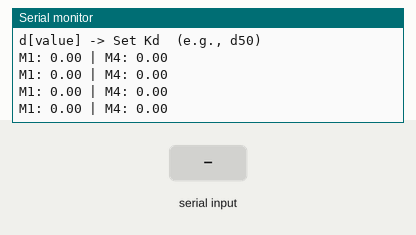
This sketch was run on a simulated ESP32. Parts: the last lines printed to the serial monitor. Inputs (shaded band) come from the test bench.

Above: at 1.2 s.
1.3 s: "C\n" received over Serial
At 1.46 s:
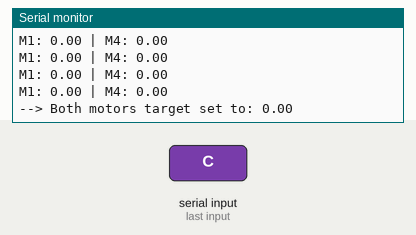
2.8 s: "p\n" received over Serial
At 2.96 s:
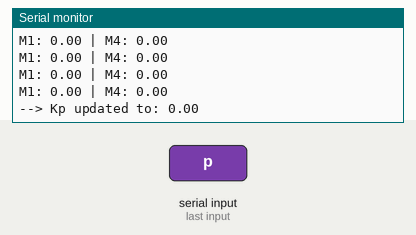
4.3 s: "i\n" received over Serial
At 4.47 s:
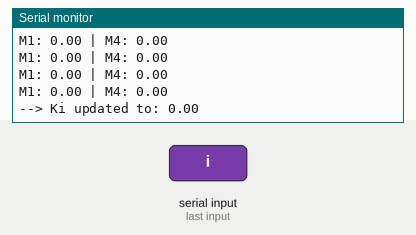
5.8 s: "90,45\n" received over Serial
At 5.97 s:
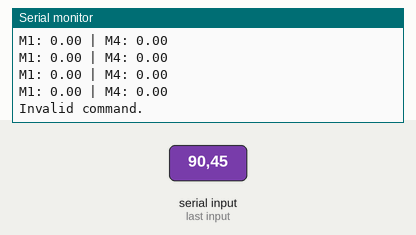
7.3 s: "a90\n" received over Serial
At 7.47 s:
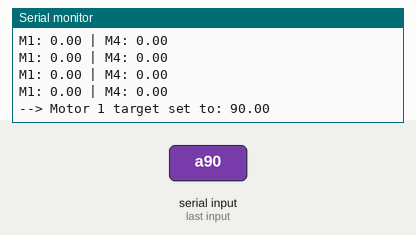

Measured:
- after the input at 1.3 s, the serial monitor: prints a new line at once (image 1)
- after the input at 2.8 s, the serial monitor: prints a new line at once (image 2)
- after the input at 4.3 s, the serial monitor: prints a new line at once (image 3)
- after the input at 5.8 s, the serial monitor: prints a new line at once (image 4)
- after the input at 7.3 s, the serial monitor: prints a new line at once (image 5)

The sketch:

SUCCESS_DJI_POSITION.ino
```cpp
#include <mcp_can.h>
#include <SPI.h>

#define SPI_SCK  18
#define SPI_MISO 19
#define SPI_MOSI 23
#define SPI_CS    5

#define TICKS_PER_REV 8192.0
#define GEAR_RATIO 19.2032  // The exact reduction ratio for the M3508 P19
#define MAX_OUTPUT 16000

MCP_CAN CAN0(SPI_CS);

// ================= STATE & CONTROL =================

// Global targets that update via Serial Monitor
float targetAngle1 = 0.0;
float targetAngle4 = 0.0;

// Global PID variables so they can be updated via Serial Monitor
float Kp = 300.0;
float Ki = 0.0;
float Kd = 30.0;

uint16_t raw1, raw4, prevRaw1, prevRaw4;
int32_t ticks1 = 0, ticks4 = 0;
float angle1 = 0, angle4 = 0;

float integral1 = 0, prevErr1 = 0;
float integral4 = 0, prevErr4 = 0;

unsigned long lastLoop = 0;

// ================= FEEDBACK =================

void readCAN() {
  unsigned long id;
  unsigned char len;
  unsigned char buf[8];

  while (CAN0.checkReceive() == CAN_MSGAVAIL) {
    CAN0.readMsgBuf(&id, &len, buf);

    if (id == 0x201) {
      raw1 = (buf[0] << 8) | buf[1];
      int d = raw1 - prevRaw1;
      if (d > 4096) d -= 8192;
      if (d < -4096) d += 8192;
      ticks1 += d;
      prevRaw1 = raw1;
    }
    if (id == 0x204) {
      raw4 = (buf[0] << 8) | buf[1];
      int d = raw4 - prevRaw4;
      if (d > 4096) d -= 8192;
      if (d < -4096) d += 8192;
      ticks4 += d;
      prevRaw4 = raw4;
    }
  }

  // Output shaft position math
  angle1 = (ticks1 * 360.0) / (TICKS_PER_REV * GEAR_RATIO);
  angle4 = (ticks4 * 360.0) / (TICKS_PER_REV * GEAR_RATIO);
}

void send(int16_t m1, int16_t m4) {
  byte d[8] = {0};
  d[0] = m1 >> 8; d[1] = m1 & 0xFF;
  d[6] = m4 >> 8; d[7] = m4 & 0xFF;
  CAN0.sendMsgBuf(0x200, 0, 8, d);
}

int16_t PID(float target, float current, float &integral, float &prevErr, float dt) {
  // Kp, Ki, and Kd are now pulled from the global variables above!
  float err = target - current;
  integral += err * dt;
  float deriv = (err - prevErr) / dt;
  prevErr = err;
  return constrain((Kp * err) + (Ki * integral) + (Kd * deriv), -MAX_OUTPUT, MAX_OUTPUT);
}

// ================= MAIN LOOP =================

void setup() {
  Serial.begin(115200);
  SPI.begin(SPI_SCK, SPI_MISO, SPI_MOSI, SPI_CS);
  if (CAN0.begin(MCP_ANY, CAN_1000KBPS, MCP_8MHZ) == CAN_OK) {
    Serial.println("CAN OK");
  } else {
    while (1) Serial.println("CAN FAIL");
  }
  CAN0.setMode(MCP_NORMAL);

  Serial.println("System Ready.");
  Serial.println("--- MOVEMENT COMMANDS ---");
  Serial.println("a[angle] -> Motor 1 (e.g., a90)");
  Serial.println("b[angle] -> Motor 4 (e.g., b-45)");
  Serial.println("c[angle] -> Both    (e.g., c180)");
  Serial.println("--- TUNING COMMANDS ---");
  Serial.println("p[value] -> Set Kp  (e.g., p500)");
  Serial.println("i[value] -> Set Ki  (e.g., i1.5)");
  Serial.println("d[value] -> Set Kd  (e.g., d50)");

  lastLoop = micros();
}

void loop() {
  unsigned long now = micros();
  float dt = (now - lastLoop) / 1e6;
  lastLoop = now;
  if (dt <= 0) dt = 0.001;

  readCAN();

  // --- READ SERIAL INPUT ---
  if (Serial.available() > 0) {
    String input = Serial.readStringUntil('\n'); // Read until enter is pressed
    input.trim(); // Remove any extra spaces or invisible characters

    if (input.length() > 0) {
      char command = input.charAt(0); // Get the first letter
      float value = input.substring(1).toFloat(); // Convert the rest to a number

      // Angle Commands
      if (command == 'a' || command == 'A') {
        targetAngle1 = value;
        Serial.print("--> Motor 1 target set to: "); Serial.println(targetAngle1);
      }
      else if (command == 'b' || command == 'B') {
        targetAngle4 = value;
        Serial.print("--> Motor 4 target set to: "); Serial.println(targetAngle4);
      }
      else if (command == 'c' || command == 'C') {
        targetAngle1 = value;
        targetAngle4 = value;
        Serial.print("--> Both motors target set to: "); Serial.println(value);
      }
      // PID Tuning Commands
      else if (command == 'p' || command == 'P') {
        Kp = value;
        Serial.print("--> Kp updated to: "); Serial.println(Kp);
      }
      else if (command == 'i' || command == 'I') {
        Ki = value;

        // Pro-tip: When changing Ki live, it's best to reset the accumulated integral
        // so the motor doesn't violently jerk from old built-up errors.
        integral1 = 0;
        integral4 = 0;

        Serial.print("--> Ki updated to: "); Serial.println(Ki);
      }
      else if (command == 'd' || command == 'D') {
        Kd = value;
        Serial.print("--> Kd updated to: "); Serial.println(Kd);
      }
      else {
        Serial.println("Invalid command.");
      }
    }
  }

  // --- RUN MOTORS ---
  int16_t out1 = PID(targetAngle1, angle1, integral1, prevErr1, dt);
  int16_t out4 = PID(targetAngle4, angle4, integral4, prevErr4, dt);
  send(out1, out4);

  // --- DEBUG OUTPUT ---
  static long lastPrint = 0;
  if (millis() - lastPrint > 250) {
    Serial.print("M1: "); Serial.print(angle1);
    Serial.print(" | M4: "); Serial.println(angle4);
    lastPrint = millis();
  }
}
```
